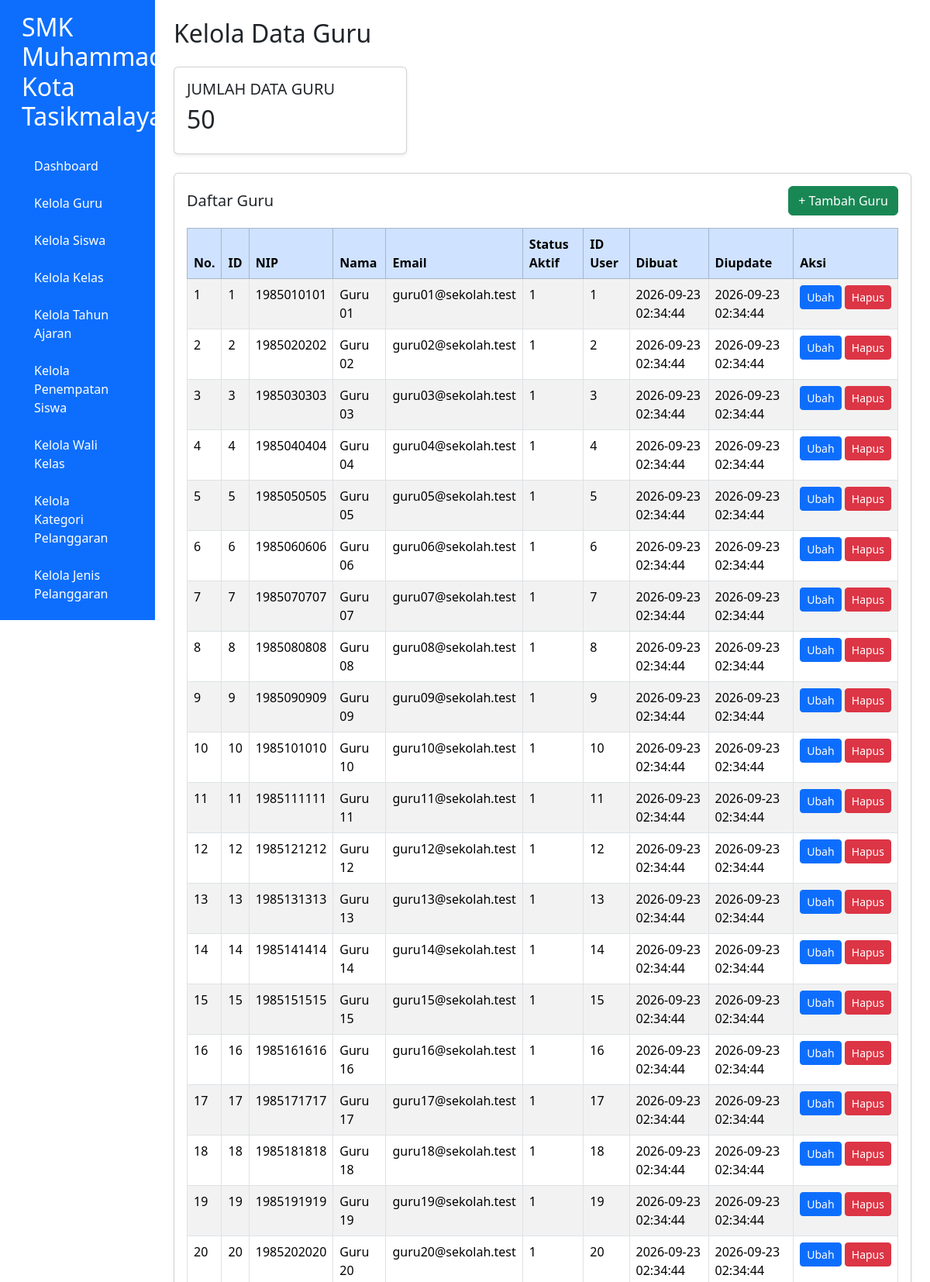
The app's page /guru.php (signed in, upper part) with its own data.
### tables this page shows
CREATE TABLE `t_guru` (
  `id` int(11) NOT NULL,
  `nip` varchar(30) NOT NULL,
  `nama` varchar(150) DEFAULT NULL,
  `email` varchar(150) NOT NULL,
  `status_aktif` tinyint(1) NOT NULL,
  `user_id` int(11) NOT NULL,
  `created_at` timestamp NOT NULL DEFAULT current_timestamp(),
  `updated-at` timestamp NOT NULL DEFAULT current_timestamp()
);

### guru.php (the view, shortened to what this page needs)
<?php
require_once "config.php";
$query_guru = mysqli_query(
    $conn,
    "SELECT COUNT(*) AS total FROM t_guru"
);
$data_guru = mysqli_fetch_assoc($query_guru);
$total_guru = $data_guru['total'];
$result = mysqli_query(
    $conn,
    "SELECT * FROM t_guru ORDER BY id ASC"
);
$fields = mysqli_fetch_fields($result);
$kolom_updated = null;
foreach ($fields as $field) {
    if (stripos($field->name, 'updated') !== false) {
        $kolom_updated = $field->name;
        break;
    }
}
mysqli_data_seek($result, 0);
?>
<!DOCTYPE html>
<html lang="id">
<head>
    <link
        href="https://cdn.jsdelivr.net/npm/bootstrap@5.3.8/dist/css/bootstrap.min.css"
        rel="stylesheet"
    >
</head>
<body>
<div class="container-fluid">
    <div class="row">
        <?php include "menu.php"; ?>
        <main class="col-md-9 col-lg-10 p-4">
            <h2 class="mb-4">Kelola Data Guru</h2>
            <div class="row mb-4">
                <div class="col-md-5 col-lg-4">
                    <div class="card shadow-sm">
                        <div class="card-body">
                            <h5>JUMLAH DATA GURU</h5>
                            <h2><?= (int)$total_guru ?></h2>
                        </div>
                    </div>
                </div>
            </div>
            <div class="card shadow-sm">
                <div class="card-body">
                    <div class="d-flex justify-content-between
                                align-items-center mb-3">
                        <h5 class="mb-0">Daftar Guru</h5>
                        <a href="tambah_guru.php"
                           class="btn btn-success">
                            + Tambah Guru
                        </a>
                    </div>
                    <div class="table-responsive">
                        <table class="table table-bordered
                                      table-striped table-hover">
                            <thead class="table-primary">
                                <tr>
                                    <th>No.</th>
                                    <th>ID</th>
                                    <th>NIP</th>
                                    <th>Nama</th>
                                    <th>Email</th>
                                    <th>Status Aktif</th>
                                    <th>ID User</th>
                                    <th>Dibuat</th>
                                    <th>Diupdate</th>
                                    <th>Aksi</th>
                                </tr>
                            </thead>
                            <tbody>
                            <?php if (mysqli_num_rows($result) > 0): ?>
                                <?php $no = 1; ?>
                                <?php while ($row = mysqli_fetch_assoc($result)): ?>
                                    <?php
                                    $nilai_updated = $kolom_updated
                                        ? ($row[$kolom_updated] ?? '')
                                        : '';
                                    ?>
                                    <tr>
                                        <td><?= $no++ ?></td>
                                        <td><?= htmlspecialchars((string)($row['id'] ?? '-')) ?></td>
                                        <td><?= htmlspecialchars((string)($row['nip'] ?? '-')) ?></td>
                                        <td><?= htmlspecialchars((string)($row['nama'] ?? '-')) ?></td>
                                        <td><?= htmlspecialchars((string)($row['email'] ?? '-')) ?></td>
                                        <td><?= htmlspecialchars((string)($row['status_aktif'] ?? '-')) ?></td>
                                        <td><?= htmlspecialchars((string)($row['user_id'] ?? '-')) ?></td>
                                        <td><?= htmlspecialchars((string)($row['created_at'] ?? '-')) ?></td>
                                        <td><?= htmlspecialchars((string)$nilai_updated) ?></td>
                                        <td class="text-nowrap">
                                            <a
                                                href="edit_guru.php?id=<?= urlencode((string)$row['id']) ?>"
                                                class="btn btn-sm btn-primary">
                                                Ubah
                                            </a>
                                            <a
                                                href="hapus_guru.php?id=<?= urlencode((string)$row['id']) ?>"
                                                class="btn btn-sm btn-danger"
                                                onclick="return confirm('Yakin ingin menghapus data guru ini?')">
                                                Hapus
                                            </a>
                                        </td>
                                    </tr>
                                <?php endwhile; ?>
                            <?php endif; ?>
                            </tbody>
                        </table>
                    </div>
                </div>
            </div>
        </main>
    </div>
</div>
</body>
</html>

### menu.php (shortened to what this page needs)
<?php
$halaman = basename($_SERVER['PHP_SELF']);
$role = $_SESSION['role'] ?? '';
?>
<div class="col-md-3 col-lg-2"
     style="background-color: #0d6efd;
            position: sticky;
            top: 0;
            height: 100vh;
            overflow-y: auto;
            z-index: 100;">
    <div class="p-3">
        <h2 class="text-white mb-4">
            SMK Muhammadiyah Kota Tasikmalaya
        </h2>
        <ul class="nav nav-pills flex-column">
            <?php if ($role === 'admin' || $role === 'guru'): ?>
            <li class="nav-item mb-2">
                <a href="dashboard.php"
                   class="nav-link <?= $halaman === 'dashboard.php'
                       ? 'active text-white'
                       : 'text-white' ?>">
                    Dashboard
                </a>
            </li>
            <?php endif; ?>
            <?php if ($role === 'admin'): ?>
                <li class="nav-item mb-2">
                    <a href="guru.php"
                       class="nav-link <?= $halaman === 'guru.php'
                           ? 'active text-white' : 'text-white' ?>">
                        Kelola Guru
                    </a>
                </li>
                <li class="nav-item mb-2">
                    <a href="siswa.php"
                       class="nav-link <?= $halaman === 'siswa.php'
                           ? 'active text-white' : 'text-white' ?>">
                        Kelola Siswa
                    </a>
                </li>
                <li class="nav-item mb-2">
                    <a href="kelas.php"
                       class="nav-link <?= $halaman === 'kelas.php'
                           ? 'active text-white' : 'text-white' ?>">
                        Kelola Kelas
                    </a>
                </li>
                <li class="nav-item mb-2">
                    <a href="kelola_tahun_ajaran.php"
                       class="nav-link <?= $halaman === 'kelola_tahun_ajaran.php'
                           ? 'active text-white' : 'text-white' ?>">
                        Kelola Tahun Ajaran
                    </a>
                </li>
                <li class="nav-item mb-2">
                    <a href="kelola_penempatan_siswa.php"
                       class="nav-link <?= $halaman === 'kelola_penempatan_siswa.php'
                           ? 'active text-white' : 'text-white' ?>">
                        Kelola Penempatan Siswa
                    </a>
                </li>
                <li class="nav-item mb-2">
                    <a href="kelola_wali_kelas.php"
                       class="nav-link <?= $halaman === 'kelola_wali_kelas.php'
                           ? 'active text-white' : 'text-white' ?>">
                        Kelola Wali Kelas
                    </a>
                </li>
                <li class="nav-item mb-2">
                    <a href="kelola_kategori_pelanggaran.php"
                       class="nav-link <?= $halaman === 'kelola_kategori_pelanggaran.php'
                           ? 'active text-white' : 'text-white' ?>">
                        Kelola Kategori Pelanggaran
                    </a>
                </li>
                <li class="nav-item mb-2">
                    <a href="kelola_jenis_pelanggaran.php"
                       class="nav-link <?= $halaman === 'kelola_jenis_pelanggaran.php'
                           ? 'active text-white' : 'text-white' ?>">
                        Kelola Jenis Pelanggaran
                    </a>
                </li>
            <?php endif; ?>
            <?php if ($role === 'admin' || $role === 'guru' || $role === 'wali_kelas'): ?>
                <li class="nav-item mb-2">
                    <a href="rekap_poin.php"
                       class="nav-link <?= $halaman === 'rekap_poin.php'
                           ? 'active text-white' : 'text-white' ?>">
                    </a>
                </li>
            <?php endif; ?>
        </ul>
    </div>
</div>

### records on screen
t_guru: id "1", nip "1985010101", nama "Guru 01", email "guru01@sekolah.test", status_aktif "1", user "1", created_at "2026-09-23 02:34:44", value "2026-09-23 02:34:44"
t_guru: id "2", nip "1985020202", nama "Guru 02", email "guru02@sekolah.test", status_aktif "1", user "2", created_at "2026-09-23 02:34:44", value "2026-09-23 02:34:44"
t_guru: id "3", nip "1985030303", nama "Guru 03", email "guru03@sekolah.test", status_aktif "1", user "3", created_at "2026-09-23 02:34:44", value "2026-09-23 02:34:44"
t_guru: id "4", nip "1985040404", nama "Guru 04", email "guru04@sekolah.test", status_aktif "1", user "4", created_at "2026-09-23 02:34:44", value "2026-09-23 02:34:44"
t_guru: id "5", nip "1985050505", nama "Guru 05", email "guru05@sekolah.test", status_aktif "1", user "5", created_at "2026-09-23 02:34:44", value "2026-09-23 02:34:44"
t_guru: id "6", nip "1985060606", nama "Guru 06", email "guru06@sekolah.test", status_aktif "1", user "6", created_at "2026-09-23 02:34:44", value "2026-09-23 02:34:44"
t_guru: id "7", nip "1985070707", nama "Guru 07", email "guru07@sekolah.test", status_aktif "1", user "7", created_at "2026-09-23 02:34:44", value "2026-09-23 02:34:44"
t_guru: id "8", nip "1985080808", nama "Guru 08", email "guru08@sekolah.test", status_aktif "1", user "8", created_at "2026-09-23 02:34:44", value "2026-09-23 02:34:44"
t_guru: id "9", nip "1985090909", nama "Guru 09", email "guru09@sekolah.test", status_aktif "1", user "9", created_at "2026-09-23 02:34:44", value "2026-09-23 02:34:44"
t_guru: id "10", nip "1985101010", nama "Guru 10", email "guru10@sekolah.test", status_aktif "1", user "10", created_at "2026-09-23 02:34:44", value "2026-09-23 02:34:44"
t_guru: id "11", nip "1985111111", nama "Guru 11", email "guru11@sekolah.test", status_aktif "1", user "11", created_at "2026-09-23 02:34:44", value "2026-09-23 02:34:44"
t_guru: id "12", nip "1985121212", nama "Guru 12", email "guru12@sekolah.test", status_aktif "1", user "12", created_at "2026-09-23 02:34:44", value "2026-09-23 02:34:44"
t_guru: id "13", nip "1985131313", nama "Guru 13", email "guru13@sekolah.test", status_aktif "1", user "13", created_at "2026-09-23 02:34:44", value "2026-09-23 02:34:44"
t_guru: id "14", nip "1985141414", nama "Guru 14", email "guru14@sekolah.test", status_aktif "1", user "14", created_at "2026-09-23 02:34:44", value "2026-09-23 02:34:44"
t_guru: id "15", nip "1985151515", nama "Guru 15", email "guru15@sekolah.test", status_aktif "1", user "15", created_at "2026-09-23 02:34:44", value "2026-09-23 02:34:44"
t_guru: id "16", nip "1985161616", nama "Guru 16", email "guru16@sekolah.test", status_aktif "1", user "16", created_at "2026-09-23 02:34:44", value "2026-09-23 02:34:44"
t_guru: id "17", nip "1985171717", nama "Guru 17", email "guru17@sekolah.test", status_aktif "1", user "17", created_at "2026-09-23 02:34:44", value "2026-09-23 02:34:44"
t_guru: id "18", nip "1985181818", nama "Guru 18", email "guru18@sekolah.test", status_aktif "1", user "18", created_at "2026-09-23 02:34:44", value "2026-09-23 02:34:44"
t_guru: id "19", nip "1985191919", nama "Guru 19", email "guru19@sekolah.test", status_aktif "1", user "19", created_at "2026-09-23 02:34:44", value "2026-09-23 02:34:44"
t_guru: id "20", nip "1985202020", nama "Guru 20", email "guru20@sekolah.test", status_aktif "1", user "20", created_at "2026-09-23 02:34:44", value "2026-09-23 02:34:44"

### other values on screen
$total_guru "50"
